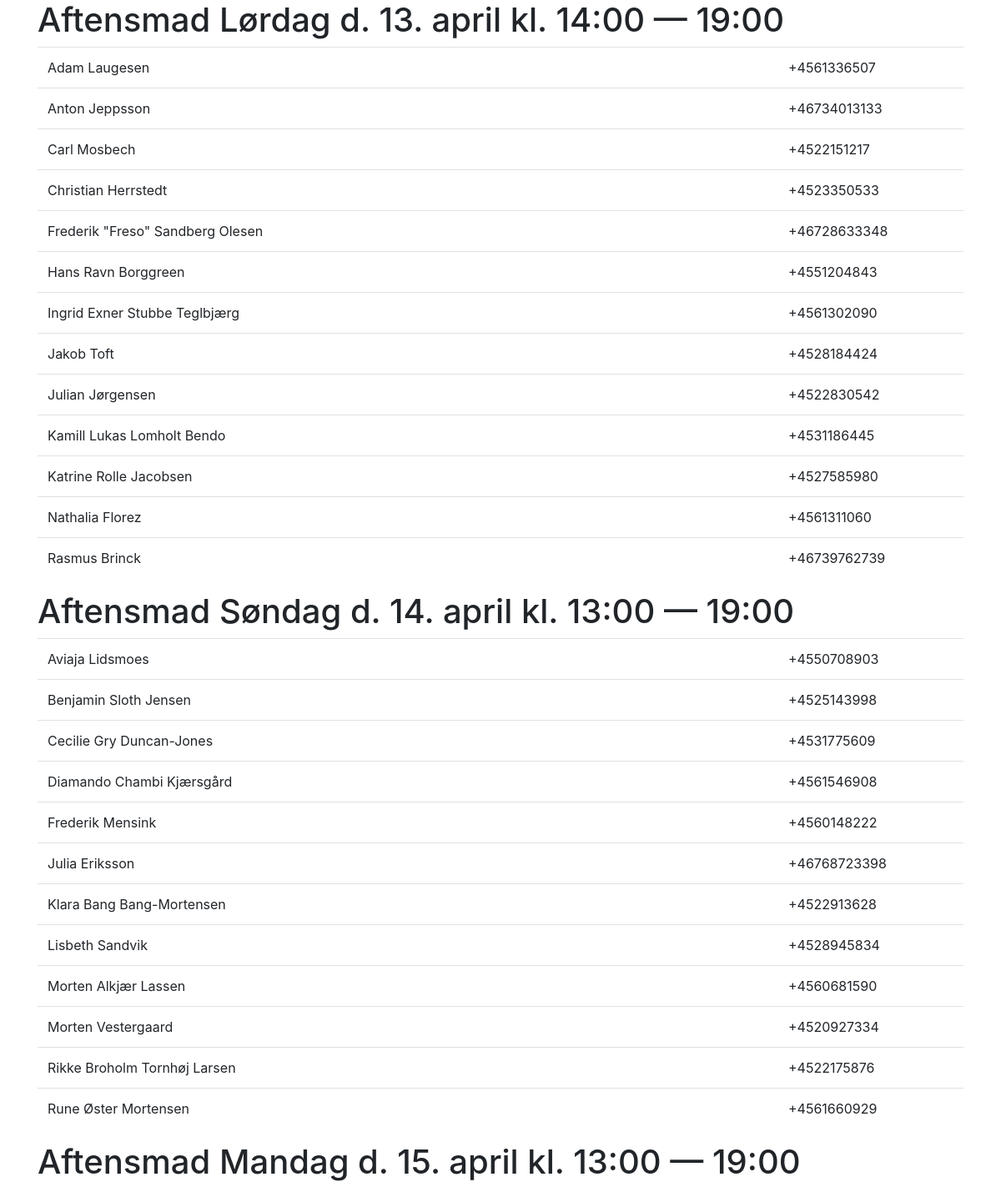
Screenshot of /print (upper part) with the database file from the repository.
### model.py (models this page shows, shortened)
class Shift(Model):
    title = CharField()
    num_people = IntegerField()
    starts = DateTimeField()
    ends = DateTimeField()
    needs_driver = BooleanField()
    is_kitchen = BooleanField()
    is_bar = BooleanField()
    is_high_tempo = BooleanField()
    number_of_constraints = 0
    class Meta:
        database = db
    def get_volunteers(self):
        return Volunteer.select().join(VolunteerShiftRelation).where(VolunteerShiftRelation.shift == self).order_by(Volunteer.name)

class Volunteer(Model):
    name = CharField(unique=True)
    phone_number = CharField(null=True)
    ice_number = CharField(null=True)
    email = CharField(null=True)
    can_drive = BooleanField(null=True)
    has_car = BooleanField(null=True)
    available_start = DateTimeField()
    available_end = DateTimeField()
    comments = TextField(null=True)
    load_multiplier = FloatField()
    has_had_friends_added = BooleanField(null=True)
    class Meta:
        database = db

### manager.py (the view)
@app.route("/print")
def print():
    shifts = Shift.select().order_by(Shift.title, Shift.starts)
    return render_template('print.html', shifts=shifts)

### manager.py (called while the page is built)
@app.template_filter('roddate')
def roddate(value):
    weekday = WEEKDAYS[int(value.strftime("%w"))]
    month = MONTHS[int(value.strftime("%-m"))]
    return weekday + " " + value.strftime("d. %-d. ") + month + value.strftime(" kl. %H:%M")

@app.template_filter('hour')
def hour(value):
    return value.strftime("%H:%M")

@app.after_request
def add_header(r):
    r.headers["Cache-Control"] = "no-cache, no-store, must-revalidate"
    r.headers["Pragma"] = "no-cache"
    r.headers["Expires"] = "0"
    r.headers['Cache-Control'] = 'public, max-age=0'
    return r

### templates/print.html (shortened to what this page needs)
{% extends "base.html" %}
{% block body %}
{% set prevtitle = 'none' %}
{% for shift in shifts %}
{% if shift.title != shifts[loop.index-2].title %}
<section class="break">
{% else %}
  <section>
{% endif %}
<h1>{{ shift.title }} {{ shift.starts|roddate }} &mdash; {{ shift.ends|hour }}</h1>
<table class="table">
  {% for volunteer in shift.get_volunteers() %}
  <tr>
    <td style="width: 80%;"> {{ volunteer.name }}</td>
    <td>{{ volunteer.phone_number }}</td>
  </tr>
  {% endfor %}
</table>
</section>
{% endfor %}
{% endblock %}

### templates/print.html (style rules this page uses)
section.break { page-break-before: always; }
section { page-break-inside: avoid; }

### rows the page displays
Shift: title "Aftensmad", starts|roddate "Lørdag d. 13. april kl. 14:00", ends|hour "19:00"
Volunteer: name "Adam Laugesen", phone_number "+4561336507"
Volunteer: name "Anton Jeppsson", phone_number "+46734013133"
Volunteer: name "Carl Mosbech", phone_number "+4522151217"
Volunteer: name "Christian Herrstedt", phone_number "+4523350533"
Volunteer: name "Frederik \"Freso\" Sandberg Olesen", phone_number "+46728633348"
Volunteer: name "Hans Ravn Borggreen", phone_number "+4551204843"
Volunteer: name "Ingrid Exner Stubbe Teglbjærg", phone_number "+4561302090"
Volunteer: name "Jakob Toft", phone_number "+4528184424"
Volunteer: name "Julian Jørgensen", phone_number "+4522830542"
Volunteer: name "Kamill Lukas Lomholt Bendo", phone_number "+4531186445"
Volunteer: name "Katrine Rolle Jacobsen", phone_number "+4527585980"
Volunteer: name "Nathalia Florez", phone_number "+4561311060"
Volunteer: name "Rasmus Brinck", phone_number "+46739762739"
Shift: title "Aftensmad", starts|roddate "Søndag d. 14. april kl. 13:00", ends|hour "19:00"
Volunteer: name "Aviaja Lidsmoes", phone_number "+4550708903"
Volunteer: name "Benjamin Sloth Jensen", phone_number "+4525143998"
Volunteer: name "Cecilie Gry Duncan-Jones", phone_number "+4531775609"
Volunteer: name "Diamando Chambi Kjærsgård", phone_number "+4561546908"
Volunteer: name "Frederik Mensink", phone_number "+4560148222"
Volunteer: name "Julia Eriksson", phone_number "+46768723398"
Volunteer: name "Klara Bang Bang-Mortensen", phone_number "+4522913628"
Volunteer: name "Lisbeth Sandvik", phone_number "+4528945834"
Volunteer: name "Morten Alkjær Lassen", phone_number "+4560681590"
Volunteer: name "Morten Vestergaard", phone_number "+4520927334"
Volunteer: name "Rikke Broholm Tornhøj Larsen", phone_number "+4522175876"
Volunteer: name "Rune Øster Mortensen", phone_number "+4561660929"
Shift: title "Aftensmad", starts|roddate "Mandag d. 15. april kl. 13:00", ends|hour "19:00"
